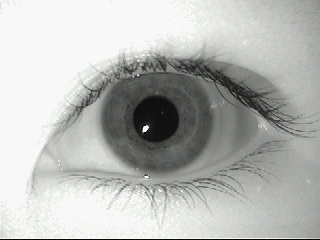
#> input picture MMU-Iris-Database/1/left/aeval1.bmp, 320 x 240 px; its folder holds only this picture in this run
$ python low_complexity.py
#> lines starting #> are read from the running program, lines starting #| are printed output that depends on the picture; after the words box and inside, x2 and y2 are one past the last pixel; in counts of white or black regions, pixels touching at a corner belong together
import cv2, imutils
import numpy as np
import glob
import os
import time


# DATA IMPORT

def import_db(db_path, nb_pers, train_split):


#> called with db_path = 'MMU-Iris-Database/', nb_pers = 46, train_split = 4
	path_left = "left/"
	path_right = "right/"

	train_set = []
	test_set = []

	for p in range(1, nb_pers+1):
		# Left
		path = db_path + "/" + str(p) + "/" + path_left + "*.bmp"
		img_left = [(os.path.basename(file), cv2.imread(file, cv2.IMREAD_GRAYSCALE)) for file in glob.glob(path)]

		train_set += img_left[:train_split]
#> train_set = 1 item
		test_set += img_left[train_split:]
#> test_set = []

		# Right
		path = db_path + "/" + str(p) + "/" + path_right + "*.bmp"
		img_right = [(os.path.basename(file), cv2.imread(file, cv2.IMREAD_GRAYSCALE)) for file in glob.glob(path)]

		train_set += img_right[:train_split]
		test_set += img_right[train_split:]


	return train_set, test_set


# IRIS DETECTION with low complexity algorithm

image_height = 240
image_width = 320

#5 first algos are for pupil detection and the 6th one is for iris detection
def algo1_low_complexity(img):
	count = 0
	pupilX = 0
	pupilY = 0
	pupilDiameter = 0
	threshold = 0

	while pupilDiameter <= 0:
		#here we don't analyze all the pixels because sometime the first range of pixel is black and then the algorythm doesn't work (we assume that the center of the iris is not in the first or last 10 pixels of the images)
		for i in range(image_height//4, 3*image_height//4):
			difference = 0
			black_zone = False
			count = 0
			first_of_black_zone = 0
			last_of_black_zone = 0
			long_black_zone_first = 0
			long_black_zone_last = 0
			for j in range(image_width//4, 3*image_width//4):
				val = img[i][j]
				if val<threshold:
					count = count+1
					if black_zone:
						last_of_black_zone = j
					else:
						first_of_black_zone=j
						black_zone=True
					if count>=25:
						long_black_zone_first = first_of_black_zone;
						long_black_zone_last = last_of_black_zone;
				else:
					black_zone = False
					count = 0
			difference = long_black_zone_last - long_black_zone_first
			if difference>0:
				if pupilDiameter <= difference:
					pupilDiameter = difference
					pupilX = (long_black_zone_last+long_black_zone_first)//2
					pupilY = i
		threshold = threshold + 20

	return img,pupilX, pupilY, pupilDiameter, threshold

def algo2_low_complexity(img, pupilX, pupilY, pupilDiameter, threshold):
	finished = False
	left = False
	right = False
	while finished == False:
		radius = pupilDiameter//2
		west_value = img[pupilY][pupilX-radius]
		east_value = img[pupilY][pupilX+radius]
		if east_value>threshold or west_value>threshold:
			if (east_value>threshold and west_value>threshold) or (left==True and right==True):
				pupilDiameter = pupilDiameter-2
				left = False
				right = False
			else:
				if(west_value>threshold) and (east_value<=threshold):
					pupilX = pupilX+1
					right=True
				elif(east_value>threshold) and (west_value<=threshold):
					pupilX = pupilX-1
					left = True
		else:
			finished = True

	return img,pupilX, pupilY, pupilDiameter, threshold

def algo3_low_complexity(img, pupilX, pupilY, pupilDiameter, threshold):
	finished = False
	up = False
	down = False
	while finished == False:
		radius = pupilDiameter//2
		north_value = img[pupilY-radius][pupilX]
		south_value = img[pupilY+radius][pupilX]
		if south_value>threshold or north_value>threshold:
			if (south_value>threshold and north_value>threshold) or (up==True and down==True) :
				pupilDiameter = pupilDiameter - 2
				up = False
				down = False
			else:
				if (north_value>threshold and south_value<=threshold):
					pupilY = pupilY+1
					down = True
				elif(south_value>threshold) and (north_value<=threshold):
					pupilY = pupilY-1
					up = True
		else:
			finished = True
	return img, pupilX, pupilY, pupilDiameter, threshold

def algo4_low_complexity(img, pupilX, pupilY, pupilDiameter, threshold):
	finished = False
	left = False
	right = False
	while finished == False:
		radius = pupilDiameter//2
		west_value = img[pupilY][pupilX-radius]
		east_value = img[pupilY][pupilX+radius]
		if east_value<=threshold or west_value<=threshold:
			if (east_value<=threshold and west_value<=threshold) or (left==True and right==True):
				pupilDiameter = pupilDiameter+2
				left = False
				right = False
			else:
				if(west_value<=threshold) and (east_value>threshold):
					pupilX = pupilX-1
					left=True
				elif(east_value<=threshold) and (west_value>threshold):
					pupilX = pupilX+1
					right = True
		else:
			finished = True

	return img,pupilX, pupilY, pupilDiameter, threshold


def algo5_low_complexity(img, pupilX, pupilY, pupilDiameter, threshold):
	finished = False
	up = False
	down = False
	while finished == False:
		radius = pupilDiameter//2
		north_value = img[pupilY-radius][pupilX]
		south_value = img[pupilY+radius][pupilX]
		if south_value<=threshold or north_value<=threshold:
			if (south_value<=threshold and north_value<=threshold) or (up==True and down==True) :
				pupilDiameter = pupilDiameter + 2
				up = False
				down = False
			else:
				if (north_value<=threshold and south_value>threshold):
					pupilY = pupilY-1
					down = True
				elif(south_value<=threshold) and (north_value>threshold):
					pupilY = pupilY+1
					up = True
		else:
			finished = True
	return img, pupilX, pupilY, pupilDiameter, threshold

#pas fini, de toute façon ça fonctionne même pas pour la pupille...

def algo6_low_complexity(img, pupilX, pupilY, pupilDiameter):
	irisL1X=0
	irisL1Y=0
	irisL1Diameter=0
	irisL2X=0
	irisL2Y=0
	irisL2Diameter=0
	#est-ce vrai ? pas précisé dans le papier... mdr
	value1,value2,value3,value4,value5,value6 = 0,0,0,0,0,0
	length = 8
	for k in range(-1,2):
		good = True
		finished = False
		irisY = pupilY + k
		x = pupilX - pupilDiameter//2
		irisDiameter = 0
		diameter = 0
		while True:
			for i in range(0,8):
				value1 = value1 + img[irisY][x-(length*0)-i]
				value2 = value2 + img[irisY][x-(length*1)-i]
				value3 = value3 + img[irisY][x-(length*2)-i]
				value4 = value4 + img[irisY][x-(length*3)-i]
				value5 = value5 + img[irisY][x-(length*4)-i]
				value6 = value6 + img[irisY][x-(length*5)-i]
			value1 = value1//length
			value2 = value2//length
			value3 = value3//length
			value4 = value4//length
			value5 = value5//length
			value6 = value6//length
			if value1<value4 and value1<value5 and value1<value6 and value2<value4 and value2<value5 and value2<value6 and value3<value4 and value3<value5 and value3<value6:
				length = i
				distLeft = ((pupilX-x)+3*length)+ length//2
				finished = True
			x = x-1
			if finished == True or (x-48)<0:
				break
		finished = False
		x = pupilX + pupilDiameter//2
		while True:
			for i in range(0,length):
				value1 = value1 + img[irisY][x+(length*0)+i]
				value2 = value2 + img[irisY][x+(length*1)+i]
				value3 = value3 + img[irisY][x+(length*2)+i]
				value4 = value4 + img[irisY][x+(length*3)+i]
				value5 = value5 + img[irisY][x+(length*4)+i]
				value6 = value6 + img[irisY][x+(length*5)+i]
			value1 = value1//length
			value2 = value2//length
			value3 = value3//length
			value4 = value4//length
			value5 = value5//length
			value6 = value6//length
			if value1<value4 and value1<value5 and value1<value6 and value2<value4 and value2<value5 and value2<value6 and value3<value4 and value3<value5 and value3<value6:
				distRight = ((x-pupilX)+3*length)+length//2
				finished = True
			x = x+1
			if finished == True or (x+48)>=image_width:
				break
		print(distLeft)
		print(distRight)
		if distLeft==0 and distRight>0 :
			distLeft = distRight
			good = False
		if distRight==0 and distLeft>0:
			distRight = distLeft
			good = False
		if 	distLeft>distRight and distLeft-distRight>18 :
			distRight=distLeft
			good = False
		if distRight>distLeft and distRight-distLeft>18:
			good = False
			distLeft=distRight
		if distLeft>distRight:
			irisX = pupilX-((distLeft-distRight)//2)
		else :
			irisX = pupilX+((distRight-distLeft)//2)
		irisDiameter = distLeft + distRight
		if good==True and (irisDiameter > irisL1Diameter):
			irisL1X = irisX
			irisL1Y = irisY
			irisL1Diameter = irisDiameter
		if good==False and (irisDiameter > irisL2Diameter):
			irisL2X = irisX
			irisL2Y = irisY
			irisL2Diameter = irisDiameter
	print(irisDiameter)
	if irisL1Diameter>0:
		return irisL1X, irisL1Y, irisL1Diameter
	elif irisL2Diameter>0:
		return irisL2X, irisL2Y, irisL2Diameter
	else:
		time.sleep(1)
		return None


def low_complexity(img, visualize = False):

	#blurred image in order to erase the reflections on the pupil
#> called with visualize = False
	blurred_img = cv2.medianBlur(img,25)
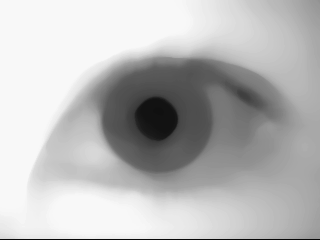
#> blurred_img: shape (240, 320); min 6, max 248, mean 186


	#FIRST ALGO
	#print(algo1_low_complexity(blurred_img))
	result_algo1 = algo1_low_complexity(blurred_img)
#> after the loop in algo1_low_complexity, `while pupilDiameter <= 0:`: pupilDiameter = 33; pupilX = 157; pupilY = 115; threshold = 40
#> result_algo1 = 5 items
	pupilX = result_algo1[1]
#> pupilX = 157
	pupilY = result_algo1[2]
#> pupilY = 115
	pupilDiameter = result_algo1[3]
#> pupilDiameter = 33
	threshold = result_algo1[4]
#> threshold = 40

	"""
	print(pupilX)
	print(pupilY)
	print(pupilDiameter)
	print(threshold)
	"""

	img_algo1 = blurred_img.copy()
	img_algo1 = cv2.circle (img_algo1, (pupilX, pupilY), pupilDiameter//2, (255,255,255), 1)
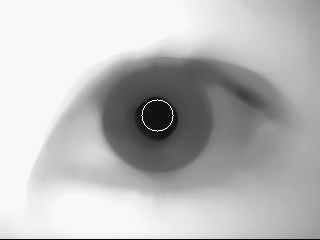
#> img_algo1: shape (240, 320); 0.11% of pixels changed, all inside (x1, y1, x2, y2) = (141, 99, 174, 132)

	#SECOND ALGO
	#print(algo2_low_complexity(blurred_img, pupilX, pupilY, pupilDiameter, threshold))
	result_algo2 = algo2_low_complexity(blurred_img, pupilX, pupilY, pupilDiameter, threshold)
#> the loop in algo2_low_complexity, `while finished == False:` made 1 pass
#> (radius, west_value, east_value) on pass 1: (16, 19, 18)
#> after the loop in algo2_low_complexity, `while finished == False:`: pupilDiameter = 33; pupilX = 157
#> result_algo2 = 5 items
	pupilX = result_algo2[1]
	pupilY = result_algo2[2]
	pupilDiameter = result_algo2[3]
	threshold = result_algo2[4]

	"""
	print(pupilX)
	print(pupilY)
	print(pupilDiameter)
	print(threshold)
	"""

	img_algo2 = blurred_img.copy()
	img_algo2 = cv2.circle (img_algo2, (pupilX, pupilY), pupilDiameter, (255,255,0), 1)
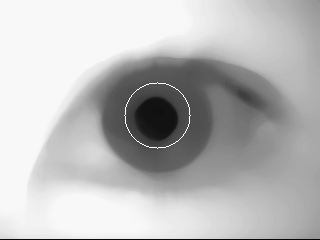
#> img_algo2: shape (240, 320); 0.24% of pixels changed, all inside (x1, y1, x2, y2) = (124, 82, 191, 149)

	#THIRD ALGO
	#print(algo3_low_complexity(blurred_img, pupilX, pupilY, pupilDiameter, threshold))
	result_algo3 = algo3_low_complexity(blurred_img, pupilX, pupilY, pupilDiameter, threshold)
#> the loop in algo3_low_complexity, `while finished == False:` made 1 pass
#> (radius, north_value, south_value) on pass 1: (16, 19, 21)
#> after the loop in algo3_low_complexity, `while finished == False:`: pupilDiameter = 33; pupilY = 115
#> result_algo3 = 5 items
	pupilX = result_algo3[1]
	pupilY = result_algo3[2]
	pupilDiameter = result_algo3[3]
	threshold = result_algo3[4]

	img_algo3 = blurred_img.copy()
	img_algo3 = cv2.circle (img_algo3, (pupilX, pupilY), pupilDiameter//2, (255,255,0), 1)

	#FOURTH ALGO
	#print(algo4_low_complexity(blurred_img, pupilX, pupilY, pupilDiameter, threshold))
	result_algo4 = algo4_low_complexity(blurred_img, pupilX, pupilY, pupilDiameter, threshold)
#> the loop in algo4_low_complexity, `while finished == False:` made 10 passes
#> (radius, west_value, east_value, pupilDiameter) on passes 1, 2, 3, 4, 6, 9: (16, 19, 18, 35), (17, 21, 19, 37), (18, 22, 21, 39), (19, 23, 24, 41), (20, 29, 24, 43), (21, 34, 42, 45)
#> (radius, west_value, east_value, pupilX) on passes 5, 7, 8: (20, 24, 42, 156), (21, 34, 42, 155), (21, 48, 24, 156)
#> after the loop in algo4_low_complexity, `while finished == False:`: pupilDiameter = 45; pupilX = 156
#> result_algo4 = 5 items
	pupilX = result_algo4[1]
#> pupilX = 156
	pupilY = result_algo4[2]
	pupilDiameter = result_algo4[3]
#> pupilDiameter = 45
	threshold = result_algo4[4]

	img_algo4 = blurred_img.copy()
	img_algo4 = cv2.circle (img_algo4, (pupilX, pupilY), pupilDiameter//2, (255,255,0), 1)
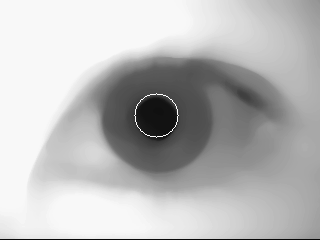
#> img_algo4: shape (240, 320); 0.16% of pixels changed, all inside (x1, y1, x2, y2) = (134, 93, 179, 138)


	#FIFTH ALGO
	#print(algo5_low_complexity(blurred_img, pupilX, pupilY, pupilDiameter, threshold))
	result_algo5 = algo5_low_complexity(blurred_img, pupilX, pupilY, pupilDiameter, threshold)
#> the loop in algo5_low_complexity, `while finished == False:` made 4 passes
#> (north_value, south_value) on passes 1 to 4: (71, 26), (66, 26), (63, 32), (50, 42)
#> after the loop in algo5_low_complexity, `while finished == False:`: pupilY = 118
#> result_algo5 = 5 items
	pupilX = result_algo5[1]
	pupilY = result_algo5[2]
#> pupilY = 118
	pupilDiameter = result_algo5[3]
	threshold = result_algo5[4]

	img_algo5 = blurred_img.copy()
	img_algo5 = cv2.circle (img_algo5, (pupilX, pupilY), pupilDiameter//2, (255,255,0), 1)
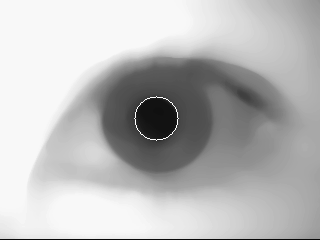
#> img_algo5: shape (240, 320); 0.16% of pixels changed, all inside (x1, y1, x2, y2) = (134, 96, 179, 141)
	cv2.imshow("result pupil detection",img_algo5)

	#sixth algo

	result_algo6 = algo6_low_complexity(img, pupilX, pupilY, pupilDiameter//2)
#> the loop in algo6_low_complexity, `for k in range(-1,2):` made 3 passes
#> (irisL1X, irisL1Y) on pass 1: (156, 117)
#> after the loop in algo6_low_complexity, `for k in range(-1,2):`: irisL1Diameter = 70; irisL1X = 156; irisL1Y = 117; irisL2Diameter = 0; value1 = 21; value2 = 36; value3 = 80; value4 = 88; value5 = 98; value6 = 88
#> result_algo6 = (156, 117, 70)
	if algo6_low_complexity(img, pupilX, pupilY, pupilDiameter//2) != None:
#> the loop in algo6_low_complexity (call 2), `for k in range(-1,2):` made 3 passes
#| 35
#| 35
#| 35
#| 35
#| 35
#| 35
#| 70
		irisX = result_algo6[0]
#> irisX = 156
		irisY = result_algo6[1]
#> irisY = 117
		irisDiameter = result_algo6[2]
#> irisDiameter = 70
	img_algo6 = img_algo5.copy()
	img_algo6 = cv2.circle (img_algo5, (pupilX, pupilY), irisDiameter//2, (255,255,0), 1)
	cv2.imshow("result iris detection",img_algo6)

	if visualize:
		cv2.imshow("img", img)
		cv2.imshow("img_algo1",img_algo1)
		cv2.imshow("img_algo2",img_algo2)
		cv2.imshow("img_algo3",img_algo3)
		cv2.imshow("img_algo4",img_algo4)
		cv2.imshow("img_algo5",img_algo5)

	return img

# MAIN

db_path = "MMU-Iris-Database/"
nb_pers = 46
train_split = 4

print("Importing db...")
train_set, test_set = import_db(db_path, nb_pers, train_split)

print("Taille train set :", len(train_set))
print("Taille test set :", len(test_set))


img = train_set[4][1]
#cv2.imshow(train_set[0][0], img)


# IRIS DETECTION

pupil_edge = low_complexity(img, False)


cv2.waitKey(0)
